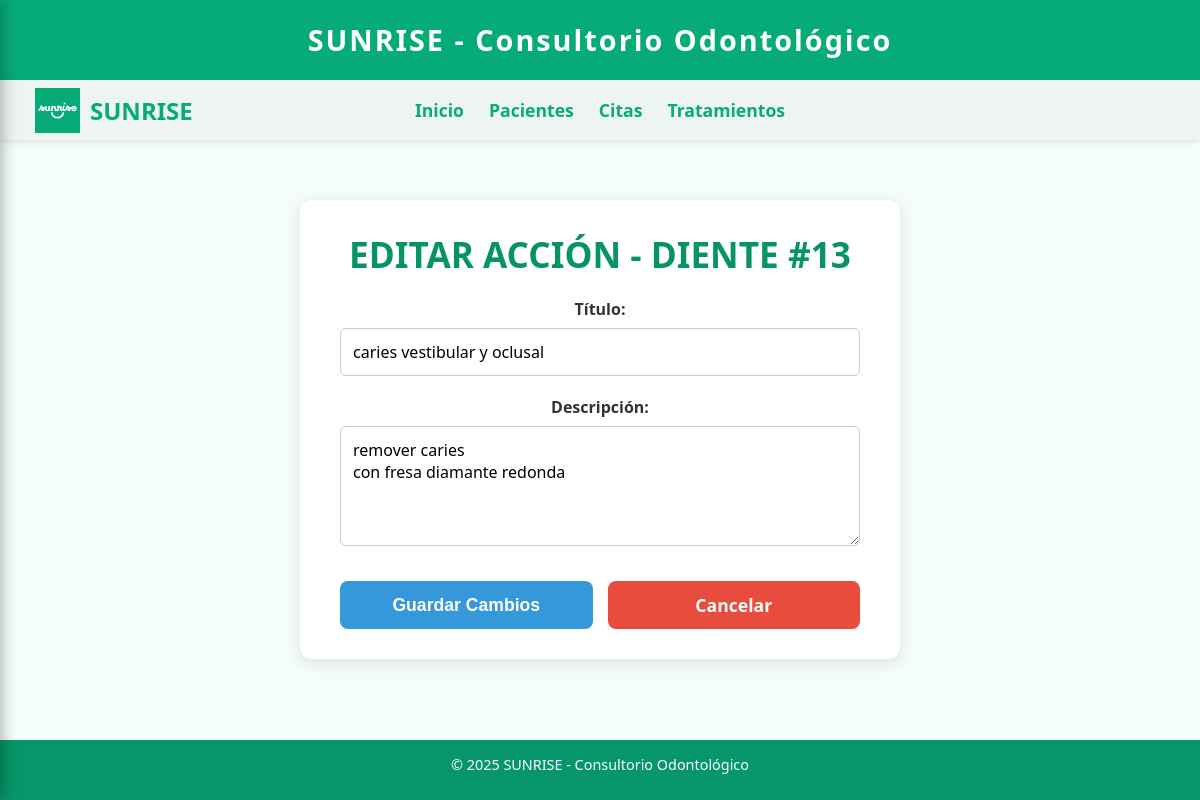
The page /accion-dental/5/editar/ (signed in) on the database its author committed.
### SUNRISE/models.py (models this page shows, shortened)
class AccionDental(models.Model):
    paciente = models.ForeignKey(Paciente, on_delete=models.CASCADE, related_name='acciones_dentales')
    diente_numero = models.IntegerField()
    titulo = models.CharField(max_length=200)
    descripcion = models.TextField()
    fecha_creacion = models.DateTimeField(auto_now_add=True)
    fecha_actualizacion = models.DateTimeField(auto_now=True)

### SUNRISE/views.py (the view, shortened to what this page needs)
@auth_required
def editar_accion_dental(request, accion_id):
    print(f"🔍 EDITANDO ACCIÓN ID: {accion_id}")
    accion = get_object_or_404(AccionDental, id=accion_id)
    context = {
        'accion': accion,
    }
    return render(request, 'editar_accion_dental.html', context)

### SUNRISE/templates/editar_accion_dental.html (shortened to what this page needs)
{% extends 'base.html' %}
{% load static %}
{% block content %}
<div class="form-container">
    <h2>EDITAR ACCIÓN - DIENTE #{{ accion.diente_numero }}</h2>
    <form method="post">
        <div class="campo">
            <label for="titulo">Título:</label>
            <input type="text" id="titulo" name="titulo" value="{{ accion.titulo }}" required>
        </div>
        <div class="campo">
            <label for="descripcion">Descripción:</label>
            <textarea id="descripcion" name="descripcion" required>{{ accion.descripcion }}</textarea>
        </div>
        <div class="botones-accion">
            <button type="submit" class="btn-guardar">Guardar Cambios</button>
            <a href="{% url 'lista_acciones_dental' accion.paciente.id accion.diente_numero %}" class="btn-cancelar">Cancelar</a>
        </div>
    </form>
</div>
{% endblock %}

### SUNRISE/templates/base.html (style rules this page uses)
* { margin: 0; padding: 0; box-sizing: border-box; }
body { margin: 0; font-family: 'Segoe UI', Tahoma, Geneva, Verdana, sans-serif; background-color: #f4fdf9; color: #333; transition: margin-left 0.3s ease; padding-top: 140px; padding-bottom: 60px; min-height: 100vh; }
.content h2 { color: #069467; font-size: 2.2rem; margin-bottom: 20px; }

### SUNRISE/templates/editar_accion_dental.html (style rules this page uses)
.form-container { max-width: 600px; margin: 40px auto; background: #fff; padding: 30px 40px; border-radius: 12px; box-shadow: 0px 4px 16px rgba(0,0,0,0.10); }
h2 { color: #3498db; text-align: center; margin-bottom: 30px; }
.campo { margin-bottom: 20px; }
.campo label { display: block; margin-bottom: 8px; font-weight: bold; color: #333; }
.campo input, .campo textarea { width: 100%; padding: 12px; border: 1px solid #ccc; border-radius: 6px; font-size: 1rem; box-sizing: border-box; font-family: inherit; }
.campo textarea { resize: vertical; min-height: 120px; }
.botones-accion { display: flex; gap: 15px; margin-top: 30px; }
.btn-guardar { background-color: #3498db; color: white; padding: 12px 30px; border: none; border-radius: 8px; font-size: 1.1rem; font-weight: bold; cursor: pointer; flex: 1; transition: background 0.3s; }
.btn-cancelar { background-color: #e74c3c; color: white; padding: 12px 30px; border: none; border-radius: 8px; font-size: 1.1rem; font-weight: bold; cursor: pointer; flex: 1; transition: background 0.3s; text-decoration: none; text-align: center; display: flex; align-items: center; justify-content: center; }

### rows shown on the page
AccionDental: diente_numero "13", titulo "caries vestibular y oclusal", descripcion "remover caries con fresa diamante redonda"
